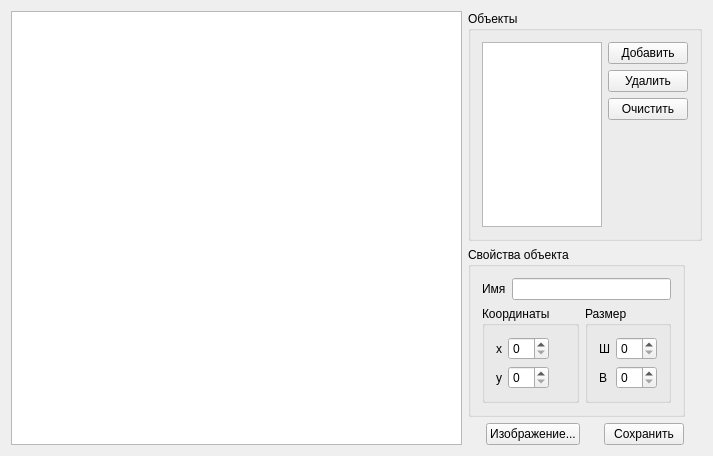
<?xml version="1.0" encoding="UTF-8"?>
<ui version="4.0">
 <class>AppWindow</class>
 <widget class="QWidget" name="AppWindow">
  <property name="geometry">
   <rect>
    <x>0</x>
    <y>0</y>
    <width>713</width>
    <height>456</height>
   </rect>
  </property>
  <property name="windowTitle">
   <string>AppWindow</string>
  </property>
  <layout class="QHBoxLayout" name="horizontalLayout_4">
   <item>
    <widget class="CanvasView" name="graphicsView">
     <property name="sizePolicy">
      <sizepolicy hsizetype="Expanding" vsizetype="Expanding">
       <horstretch>0</horstretch>
       <verstretch>0</verstretch>
      </sizepolicy>
     </property>
    </widget>
   </item>
   <item>
    <layout class="QVBoxLayout" name="objLayout">
     <item>
      <widget class="QGroupBox" name="objListGroup">
       <property name="sizePolicy">
        <sizepolicy hsizetype="Maximum" vsizetype="Expanding">
         <horstretch>0</horstretch>
         <verstretch>0</verstretch>
        </sizepolicy>
       </property>
       <property name="title">
        <string>Объекты</string>
       </property>
       <layout class="QHBoxLayout" name="horizontalLayout">
        <item>
         <widget class="QListView" name="objectsList">
          <property name="sizePolicy">
           <sizepolicy hsizetype="Fixed" vsizetype="Expanding">
            <horstretch>0</horstretch>
            <verstretch>0</verstretch>
           </sizepolicy>
          </property>
          <property name="maximumSize">
           <size>
            <width>120</width>
            <height>16777215</height>
           </size>
          </property>
          <property name="baseSize">
           <size>
            <width>50</width>
            <height>0</height>
           </size>
          </property>
         </widget>
        </item>
        <item>
         <layout class="QVBoxLayout" name="objListControlsLayout">
          <item>
           <widget class="QPushButton" name="buttonObjectAdd">
            <property name="text">
             <string>Добавить</string>
            </property>
           </widget>
          </item>
          <item>
           <widget class="QPushButton" name="buttonObjectDelete">
            <property name="text">
             <string>Удалить</string>
            </property>
           </widget>
          </item>
          <item>
           <widget class="QPushButton" name="buttonObjectClear">
            <property name="text">
             <string>Очистить</string>
            </property>
           </widget>
          </item>
          <item>
           <spacer name="verticalSpacer">
            <property name="orientation">
             <enum>Qt::Vertical</enum>
            </property>
            <property name="sizeHint" stdset="0">
             <size>
              <width>20</width>
              <height>40</height>
             </size>
            </property>
           </spacer>
          </item>
         </layout>
        </item>
       </layout>
      </widget>
     </item>
     <item>
      <widget class="QGroupBox" name="objPropGroup">
       <property name="sizePolicy">
        <sizepolicy hsizetype="Maximum" vsizetype="Preferred">
         <horstretch>0</horstretch>
         <verstretch>0</verstretch>
        </sizepolicy>
       </property>
       <property name="title">
        <string>Свойства объекта</string>
       </property>
       <layout class="QVBoxLayout" name="verticalLayout_2">
        <item>
         <layout class="QFormLayout" name="formLayout_3">
          <property name="fieldGrowthPolicy">
           <enum>QFormLayout::ExpandingFieldsGrow</enum>
          </property>
          <item row="0" column="0">
           <widget class="QLabel" name="objNameLabel">
            <property name="sizePolicy">
             <sizepolicy hsizetype="Preferred" vsizetype="Preferred">
              <horstretch>0</horstretch>
              <verstretch>0</verstretch>
             </sizepolicy>
            </property>
            <property name="text">
             <string>Имя</string>
            </property>
           </widget>
          </item>
          <item row="0" column="1">
           <widget class="QLineEdit" name="objNameEdit">
            <property name="sizePolicy">
             <sizepolicy hsizetype="Expanding" vsizetype="Fixed">
              <horstretch>0</horstretch>
              <verstretch>0</verstretch>
             </sizepolicy>
            </property>
           </widget>
          </item>
         </layout>
        </item>
        <item>
         <layout class="QHBoxLayout" name="horizontalLayout_3">
          <property name="sizeConstraint">
           <enum>QLayout::SetMinimumSize</enum>
          </property>
          <item>
           <widget class="QGroupBox" name="groupBox">
            <property name="sizePolicy">
             <sizepolicy hsizetype="Maximum" vsizetype="Fixed">
              <horstretch>0</horstretch>
              <verstretch>0</verstretch>
             </sizepolicy>
            </property>
            <property name="title">
             <string>Координаты</string>
            </property>
            <layout class="QFormLayout" name="formLayout_2">
             <property name="fieldGrowthPolicy">
              <enum>QFormLayout::AllNonFixedFieldsGrow</enum>
             </property>
             <item row="1" column="0">
              <widget class="QLabel" name="label_3">
               <property name="text">
                <string>x</string>
               </property>
              </widget>
             </item>
             <item row="1" column="1">
              <widget class="QSpinBox" name="spinBox">
               <property name="sizePolicy">
                <sizepolicy hsizetype="Maximum" vsizetype="Fixed">
                 <horstretch>0</horstretch>
                 <verstretch>0</verstretch>
                </sizepolicy>
               </property>
              </widget>
             </item>
             <item row="2" column="0">
              <widget class="QLabel" name="label_4">
               <property name="text">
                <string>y</string>
               </property>
              </widget>
             </item>
             <item row="2" column="1">
              <widget class="QSpinBox" name="spinBox_2">
               <property name="sizePolicy">
                <sizepolicy hsizetype="Maximum" vsizetype="Fixed">
                 <horstretch>0</horstretch>
                 <verstretch>0</verstretch>
                </sizepolicy>
               </property>
              </widget>
             </item>
            </layout>
           </widget>
          </item>
          <item>
           <widget class="QGroupBox" name="groupBox">
            <property name="sizePolicy">
             <sizepolicy hsizetype="Maximum" vsizetype="Fixed">
              <horstretch>0</horstretch>
              <verstretch>0</verstretch>
             </sizepolicy>
            </property>
            <property name="title">
             <string>Размер</string>
            </property>
            <property name="flat">
             <bool>true</bool>
            </property>
            <layout class="QFormLayout" name="formLayout">
             <item row="0" column="0">
              <widget class="QLabel" name="label_5">
               <property name="text">
                <string>Ш</string>
               </property>
              </widget>
             </item>
             <item row="0" column="1">
              <widget class="QSpinBox" name="spinBox_3">
               <property name="sizePolicy">
                <sizepolicy hsizetype="Maximum" vsizetype="Fixed">
                 <horstretch>0</horstretch>
                 <verstretch>0</verstretch>
                </sizepolicy>
               </property>
              </widget>
             </item>
             <item row="1" column="0">
              <widget class="QLabel" name="label_6">
               <property name="text">
                <string>В</string>
               </property>
              </widget>
             </item>
             <item row="1" column="1">
              <widget class="QSpinBox" name="spinBox_4">
               <property name="sizePolicy">
                <sizepolicy hsizetype="Maximum" vsizetype="Fixed">
                 <horstretch>0</horstretch>
                 <verstretch>0</verstretch>
                </sizepolicy>
               </property>
              </widget>
             </item>
            </layout>
           </widget>
          </item>
         </layout>
        </item>
       </layout>
      </widget>
     </item>
     <item>
      <layout class="QHBoxLayout" name="controlButtonsLayout">
       <item>
        <widget class="QPushButton" name="buttonLoadImage">
         <property name="sizePolicy">
          <sizepolicy hsizetype="Fixed" vsizetype="Fixed">
           <horstretch>0</horstretch>
           <verstretch>0</verstretch>
          </sizepolicy>
         </property>
         <property name="text">
          <string>Изображение...</string>
         </property>
        </widget>
       </item>
       <item>
        <widget class="QPushButton" name="buttonSaveMarkup">
         <property name="sizePolicy">
          <sizepolicy hsizetype="Fixed" vsizetype="Fixed">
           <horstretch>0</horstretch>
           <verstretch>0</verstretch>
          </sizepolicy>
         </property>
         <property name="text">
          <string>Сохранить</string>
         </property>
        </widget>
       </item>
      </layout>
     </item>
    </layout>
   </item>
  </layout>
 </widget>
 <layoutdefault spacing="6" margin="11"/>
 <customwidgets>
  <customwidget>
   <class>CanvasView</class>
   <extends>QGraphicsView</extends>
   <header>Canvas/canvasview.hpp</header>
  </customwidget>
 </customwidgets>
 <resources/>
 <connections/>
</ui>
